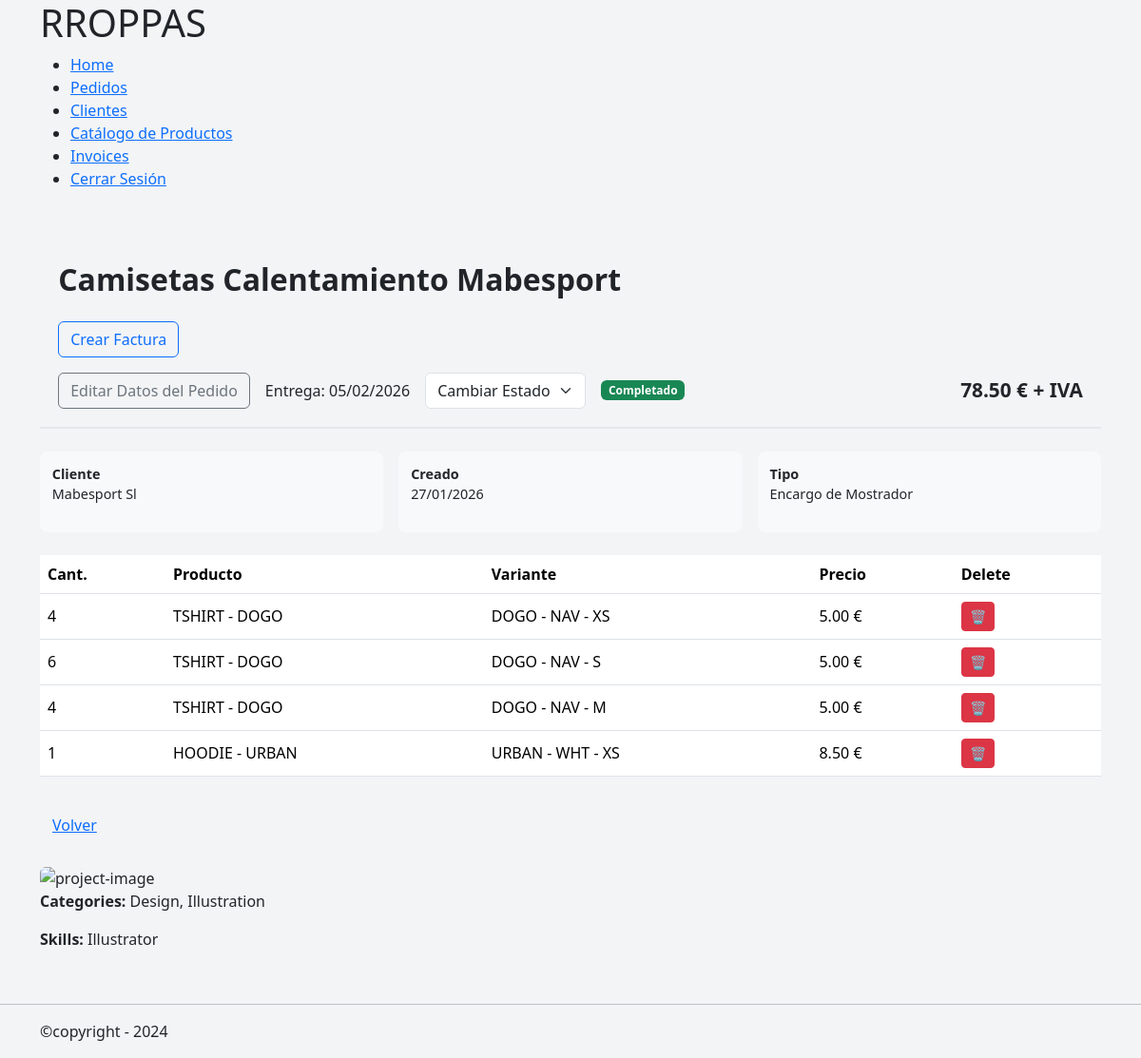
The app's page /orders/detail/26 (signed in) with its own data.
### orders/models.py (models this page shows, shortened)
class Order(models.Model):
    class OrderStatus(models.TextChoices):
        RECEIVED = "RECEIVED", "Recibido"
        PENDING_DESIGN = "PENDING_DESIGN", "Pendiente de diseño"
        DESIGN_READY = "DESIGN_READY", "Diseño confirmado"
        IN_PRODUCTION = "IN_PRODUCTION", "En producción"
        COMPLETED = "COMPLETED", "Completado"
        DELIVERED = "DELIVERED", "Entregado"
        CANCELLED = "CANCELLED", "Cancelado"
    class OrderType(models.TextChoices):
        LARGE = 'LARGE', 'Encargo Importante'
        SMALL = 'SMALL', 'Encargo de Mostrador'
    client = models.ForeignKey(
        Client,
        on_delete=models.PROTECT,
        related_name='orders',
    )
    title = models.CharField(
        max_length=50,
        help_text='Descripcion corta del Pedido',
        verbose_name='Nombre del encargo',
    )
    status = models.CharField(
        verbose_name='Estado',
        choices=OrderStatus,
        default=OrderStatus.PENDING_DESIGN,
    )
    order_type =models.CharField(
        verbose_name='Tipo de pedido',
        choices=OrderType,
    )
    notes = models.TextField(blank=True, null=True)
    delivery_date = models.DateField(blank=True, null=True)
    created_at = models.DateTimeField(auto_now_add=True)
    updated_at = models.DateTimeField(auto_now=True)
    sent_at = models.DateField(blank=True, null=True)
    def total_price(self):
        return sum(
            item.unit_price * item.quantity
            for item in self.items.all()
        )
    def status_color(self):
        return {
            self.OrderStatus.RECEIVED: 'secondary',
            self.OrderStatus.PENDING_DESIGN: 'warning',
            self.OrderStatus.DESIGN_READY: 'info',
            self.OrderStatus.IN_PRODUCTION: 'primary',
            self.OrderStatus.COMPLETED: 'success',
            self.OrderStatus.DELIVERED: 'dark',
            self.OrderStatus.CANCELLED: 'danger',
        }.get(self.status, 'secondary')

class OrderItem(models.Model):
    order = models.ForeignKey(
        Order,
        on_delete=models.CASCADE,
        related_name='items',
    )
    product = models.ForeignKey(
        Product,
        on_delete=models.PROTECT,
    )
    variant = models.ForeignKey(
        ProductVariant,
        on_delete=models.PROTECT,
    )
    quantity = models.PositiveIntegerField(
        default=1,
    )
    unit_price = models.DecimalField(
        max_digits=10,
        decimal_places=2,
        help_text="Precio unitario sin IVA",
        verbose_name='Precio presupuestado',
    )
    notes = models.CharField(
        max_length=255,
        blank=True,
    )

### clients/models.py (models this page shows, shortened)
class Client(models.Model):
    TIPOS_CLIENTE = [
        ("club deportivo", "Club deportivo"),
        ("colegio", "Colegio"),
        ("ayuntamiento", "Ayuntamiento"),
        ("universidad", "Universidad"),
        ("empresa", "Empresa"),
        ("particular", "Particular"),
    ]
    name = models.CharField(
        verbose_name='Nombre',
        max_length=255,
    )
    tipo = models.CharField(
        verbose_name='Tipo de Cliente',
        choices=TIPOS_CLIENTE
    )
    cif_nif = models.CharField(
        verbose_name='CIF/NIF',
        max_length=20,
        blank=True,
        null=True,
    )
    t_number = models.CharField(
        verbose_name='Nº teléfono',
        max_length=30,
        null=True,
        blank=True
    )
    email= models.EmailField(
        blank=True,
    )
    direccion=models.TextField(
        verbose_name='Direccion',
        max_length=100,
        blank=True,
        null=True,
    )
    other=models.TextField(
        verbose_name='Otra información',
        blank=True,
        null=True,
    )
    created_at=models.DateTimeField(
        verbose_name='Fecha de Creación',
        default=timezone.now,
        )
    def __str__(self):
        return self.name

### products/models.py (models this page shows, shortened)
class Product(models.Model):
    class PrintType(models.TextChoices):
        DTF = "DTF", "DTF"
        NONE = "NONE", "Sin personalización"
    class ClotheType(models.TextChoices):
        TSHIRT = "TSHIRT", "Camiseta"
        HOODIE = "HOODIE", "Sudadera"
        PANTS = "PANTS", "Pantalón"
        OTHER = "OTHER", "Otros"
    model = models.CharField(
        verbose_name= 'Modelo del Producto',
        max_length=100,
        unique=True
    )
    sku = models.CharField(
        max_length=50,
        blank=True,
        help_text="Referencia interna (opcional)",
    )
    allowed_print = models.CharField(
        max_length=10,
        choices=PrintType.choices,
        default=PrintType.DTF
    )
    type = models.CharField(
        max_length=20,
        choices=ClotheType.choices,
    )
    image = models.ImageField(
        upload_to='products/products_files',
        blank=True,
        null=True,
    )
    model_url = models.URLField(
        blank=True,
        null= True,
    )
    cost_price = models.DecimalField(
        max_digits=10,
        decimal_places=2,
        blank=True,
        null=True,
    )
    created_at = models.DateTimeField(auto_now_add=True)
    updated_at = models.DateTimeField(auto_now=True)
    class Meta:
        ordering = ["model"]
        verbose_name = "Producto"
        verbose_name_plural = "Productos"
    def __str__(self):
        parts = [self.type]
        parts.append(self.model)
        return " - ".join(parts)

class ProductVariant(models.Model):
    product = models.ForeignKey(
        Product,
        on_delete=models.CASCADE,
        related_name='variants'
    )
    color = models.CharField(
        max_length=60,
    )
    size = models.CharField(
        max_length=30,
    )
    sku = models.CharField(
        max_length=50,
        blank=True,
        help_text="Referencia interna (opcional)",
    )
    stock = models.IntegerField(default=0, help_text="Stock opcional por variante")
    class Meta:
        unique_together = ("product", "color", "size")
        ordering = ["product", "color", "size"]
        verbose_name = "Variante de Producto"
        verbose_name_plural = "Variantes de Producto"
    def __str__(self):
        parts = [self.product.model]
        if self.color:
            parts.append(self.color)
        if self.size:
            parts.append(self.size)
        return " - ".join(parts)

### orders/views.py (the view, shortened to what this page needs)
# urls.py: path('detail/<pk>', OrderDetailView.as_view(), name='order_detail'),
@method_decorator(login_required, name='dispatch')
class OrderDetailView(DetailView):
    model = Order
    template_name = 'orders/order_detail.html'

### mini_erp/templates/orders/order_detail.html (shortened to what this page needs)
{% extends "general/layout.html" %}
{% block contenido %}
{% load static %}
<link rel="stylesheet" href="https://cdnjs.cloudflare.com/ajax/libs/font-awesome/5.12.1/css/all.min.css" />
<link rel="stylesheet" href="{% static 'orders/css/orders.css' %}">
<div class="container">
    <div class="order-header">
        <h2>{{ object.title }}</h2>
        <p><a href="{% url 'invoices:create_invoice' object.pk %}" class="btn btn-outline-primary mt-4">Crear Factura</a></p>
        <div class="order-meta">
            <a href="{% url 'orders:order_update' object.pk %}" class="btn btn-outline-secondary">
                Editar Datos del Pedido
            </a>
            <span class="order-delivery">
                Entrega: {{ object.delivery_date|date:"d/m/Y" }}
            </span>
            {% if object.status == 'COMPLETED' %}
              <span>
                    <form method="post" action="{% url 'orders:change_status' object.pk %}">
                        <select name="status" class="form-select w-auto" onchange="this.form.submit()">
                            <option disabled selected>Cambiar Estado</option>
                        </select>
                    </form>
                </span>
            {% endif %}
            <span class="badge bg-{{ object.status_color }}">
                {{ object.get_status_display }}
            </span>
            <span class="order-total">
                {{ object.total_price }} € + IVA
            </span>
        </div>
    </div>
    <div class="order-info-grid">
        <div class="info-card">
            <strong>Cliente</strong>
            <p>{{ object.client }}</p>
        </div>
        <div class="info-card">
            <strong>Creado</strong>
            <p>{{ object.created_at|date:"d/m/Y" }}</p>
        </div>
        <div class="info-card">
            <strong>Tipo</strong>
            <p>{{ object.get_order_type_display }}</p>
        </div>
    </div>
</div>
<div class="container">
    <table class="table order-items-table">
    <thead>
        <tr>
            <th>Cant.</th>
            <th>Producto</th>
            <th>Variante</th>
            <th>Precio</th>
            <th>Delete</th>
        </tr>
    </thead>
    <tbody>
        {% for item in object.items.all %}
        <tr>
            <td>{{ item.quantity }}</td>
            <td>{{ item.product }}</td>
            <td>{{ item.variant }}</td>
            <td>{{ item.unit_price }} €</td>
            <td>
                <form method="post" style="display:inline;">
                            <button class="btn btn-danger btn-sm">
                                🗑
                            </button>
                </form>
            </td>
        </tr>
        {% endfor %}
    </tbody>
    </table>
    <div class="order-actions">
            <a href="{% url 'orders:orders' %}" class="btn btn-link">
            Volver
            </a>
    </div>
</div>
    <div class="container mt-4">
        <div class="row">
            <div class="col-md-7">
                <img src="https://www.bootdey.com/image/400x300/FFB6C1/000000" alt="project-image" class="rounded">
                <div class="project-info-box">
                    <p><b>Categories:</b> Design, Illustration</p>
                    <p><b>Skills:</b> Illustrator</p>
                </div>
            </div>
        </div>
    </div>
{% endblock %}

### mini_erp/static/orders/css/orders.css (style rules this page uses)
.order-info-grid { display: grid; grid-template-columns: repeat(auto-fit, minmax(180px, 1fr)); gap: 1rem; margin-bottom: 1.5rem; }
.info-card { background: #f8f9fa; padding: 0.8rem; border-radius: 8px; font-size: 0.9rem; }
.order-items-table td, .order-items-table th { vertical-align: middle; }
.order-actions { display: flex; gap: 0.5rem; margin-top: 2rem; }
.order-header { padding: 1.2rem; border-bottom: 2px solid #e5e7eb; margin-bottom: 1.5rem; }
.order-header h2 { margin: 0; font-weight: 700; }
.order-meta { display: flex; gap: 1rem; align-items: center; margin-top: 0.5rem; }
.order-total { margin-left: auto; font-size: 1.3rem; font-weight: 700; }
body { background-color: #f3f4f6; }

### records on screen
Order: title "Camisetas Calentamiento Mabesport", delivery_date "05/02/2026", status "Completado", total_price "78.50", client "Mabesport Sl", created_at "27/01/2026", order_type "Encargo de Mostrador"
OrderItem: quantity "4", product "TSHIRT - DOGO", variant "DOGO - NAV - XS", unit_price "5.00"
OrderItem: quantity "6", product "TSHIRT - DOGO", variant "DOGO - NAV - S", unit_price "5.00"
OrderItem: quantity "4", product "TSHIRT - DOGO", variant "DOGO - NAV - M", unit_price "5.00"
OrderItem: quantity "1", product "HOODIE - URBAN", variant "URBAN - WHT - XS", unit_price "8.50"
